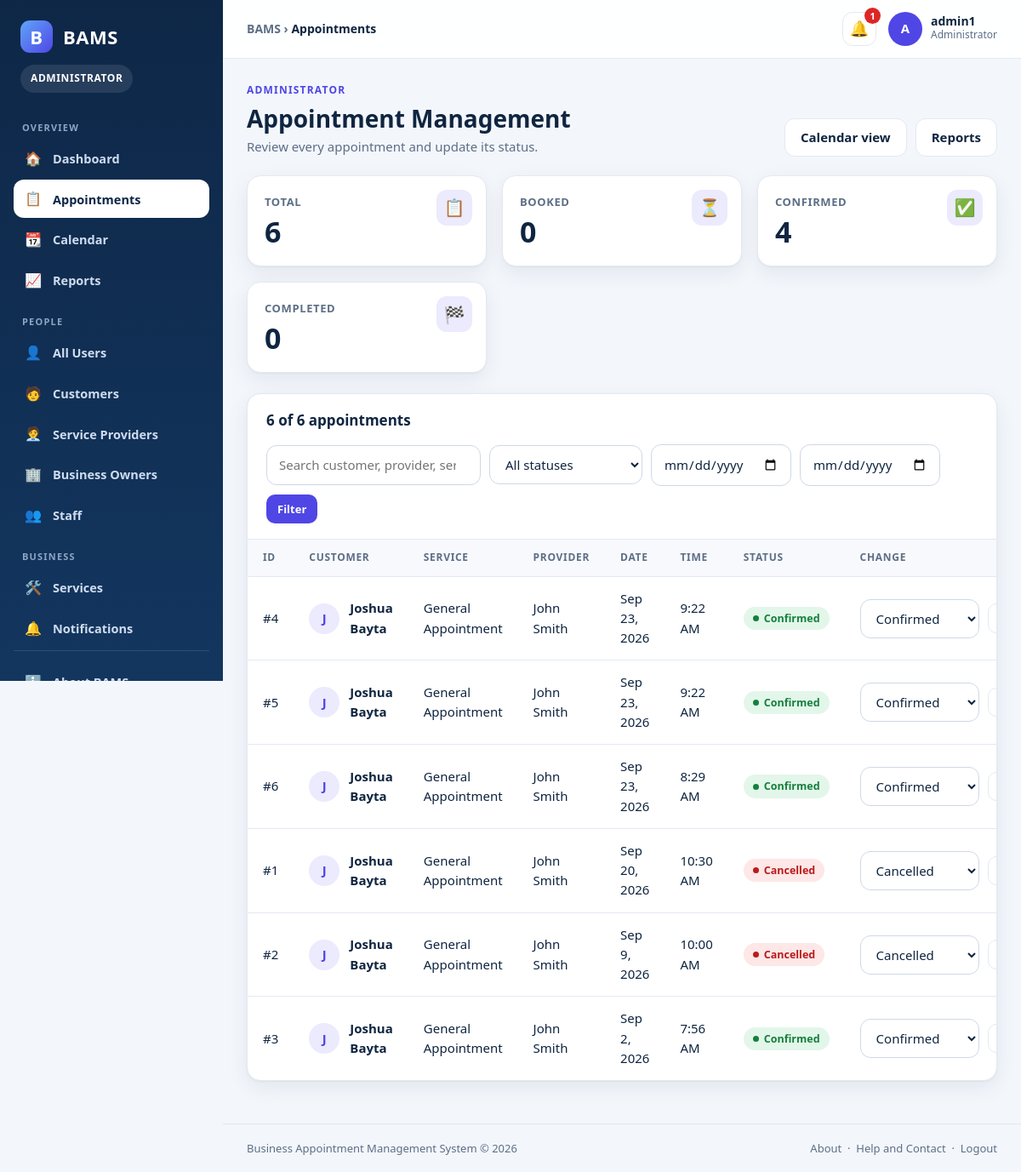
/owner_appointments.php (signed in), run on the app's committed database.
### tables this page shows
CREATE TABLE `appointments` (
  `appointment_id` int(11) NOT NULL,
  `customer_id` int(11) NOT NULL,
  `provider_id` int(11) NOT NULL,
  `service_id` int(11) NOT NULL,
  `appointment_date` date NOT NULL,
  `appointment_time` time NOT NULL,
  `status` varchar(30) DEFAULT 'Booked',
  `created_at` timestamp NOT NULL DEFAULT current_timestamp()
);

CREATE TABLE `services` (
  `service_id` int(11) NOT NULL,
  `service_name` varchar(100) NOT NULL,
  `description` text DEFAULT NULL,
  `duration` int(11) DEFAULT NULL,
  `status` varchar(20) DEFAULT 'Available',
  `created_at` timestamp NOT NULL DEFAULT current_timestamp()
);

### data.php (called while the page is built, shortened)
<?php
require_once __DIR__ . "/bootstrap.php";
function appointment_rows(mysqli $conn, string $where = "", string $order = "a.appointment_date DESC, a.appointment_time DESC", int $limit = 0): array
{
    $sql = "SELECT a.appointment_id, a.appointment_date, a.appointment_time, a.status, a.created_at,
                   a.customer_id, a.provider_id, a.service_id,
                   TRIM(CONCAT(IFNULL(c.first_name,''),' ',IFNULL(c.last_name,''))) AS customer_name,
                   cu.username AS customer_user,
                   TRIM(CONCAT(IFNULL(p.first_name,''),' ',IFNULL(p.last_name,''))) AS provider_name,
                   s.service_name, s.duration
            FROM appointments a
            LEFT JOIN customers c ON a.customer_id = c.customer_id
            LEFT JOIN users cu ON c.user_id = cu.user_id
            LEFT JOIN service_providers p ON a.provider_id = p.provider_id
            LEFT JOIN services s ON a.service_id = s.service_id
            " . ($where !== "" ? "WHERE $where" : "") . "
            ORDER BY $order" . ($limit > 0 ? " LIMIT $limit" : "");
    $rows = [];
    try {
        $r = $conn->query($sql);
        while ($r && $row = $r->fetch_assoc()) {
            $rows[] = $row;
        }
    } catch (Throwable $e) {
    }
    return $rows;
}
function fmt_date(?string $d): string
{
    return $d ? date("M j, Y", strtotime($d)) : "-";
}
function fmt_time(?string $t): string
{
    return $t ? date("g:i A", strtotime($t)) : "-";
}

### owner_appointments.php (the view, shortened to what this page needs)
<?php
require_once __DIR__ . "/includes/layout.php";
require_once __DIR__ . "/includes/data.php";
$statuses = ["Booked", "Confirmed", "In Progress", "Rescheduled", "Completed", "Cancelled"];
$q = trim($_GET["q"] ?? "");
$statusFilter = $_GET["status"] ?? "";
$from = $_GET["from"] ?? "";
$to = $_GET["to"] ?? "";
$all = appointment_rows($conn, "", "a.appointment_date DESC, a.appointment_time DESC");
$counts = [];
foreach ($all as $r) {
    $counts[$r["status"]] = ($counts[$r["status"]] ?? 0) + 1;
}
$shown = array_values(array_filter($all, function ($r) use ($q, $statusFilter, $from, $to) {
    if ($statusFilter !== "" && $r["status"] !== $statusFilter) return false;
    if ($from !== "" && $r["appointment_date"] < $from) return false;
    if ($to !== "" && $r["appointment_date"] > $to) return false;
    if ($q !== "") {
        $hay = strtolower($r["appointment_id"] . " " . $r["customer_name"] . " " . $r["provider_name"] . " " . $r["service_name"] . " " . $r["status"]);
        if (strpos($hay, strtolower($q)) === false) return false;
    }
    return true;
}));
?>
<div class="page-head">
    <div><div class="eyebrow"><?php echo e(current_role()); ?></div><h1>Appointment Management</h1><p>Review every appointment and update its status.</p></div>
    <div class="actions"><a class="btn btn-ghost" href="calendar.php">Calendar view</a><a class="btn btn-ghost" href="reports.php">Reports</a></div>
</div>
<div class="stats">
    <div class="stat"><div class="stat-ico">📋</div><div class="stat-label">Total</div><div class="stat-value"><?php echo count($all); ?></div></div>
    <div class="stat"><div class="stat-ico">⏳</div><div class="stat-label">Booked</div><div class="stat-value"><?php echo (int)($counts["Booked"] ?? 0); ?></div></div>
    <div class="stat"><div class="stat-ico">✅</div><div class="stat-label">Confirmed</div><div class="stat-value"><?php echo (int)($counts["Confirmed"] ?? 0); ?></div></div>
    <div class="stat"><div class="stat-ico">🏁</div><div class="stat-label">Completed</div><div class="stat-value"><?php echo (int)($counts["Completed"] ?? 0); ?></div></div>
</div>
<div class="card">
    <div class="card-head">
        <div class="card-title"><?php echo count($shown); ?> of <?php echo count($all); ?> appointments</div>
        <form class="search-bar" method="GET">
            <input name="q" type="search" placeholder="Search customer, provider, service, ID" value="<?php echo e($q); ?>">
            <select name="status"><option value="">All statuses</option><?php foreach ($statuses as $s): ?><option <?php echo $statusFilter === $s ? "selected" : ""; ?>><?php echo e($s); ?></option><?php endforeach; ?></select>
            <input type="date" name="from" value="<?php echo e($from); ?>" title="From date" style="min-width:150px">
            <input type="date" name="to" value="<?php echo e($to); ?>" title="To date" style="min-width:150px">
            <button class="btn btn-sm">Filter</button>
        </form>
    </div>
    <?php if (!$shown): ?>
        <div class="empty"><div class="big">📭</div><strong>No appointments match</strong></div>
    <?php else: ?>
    <div class="table-wrap"><table>
        <thead><tr><th>ID</th><th>Customer</th><th>Service</th><th>Provider</th><th>Date</th><th>Time</th><th>Status</th><th>Change</th></tr></thead>
        <tbody>
        <?php foreach ($shown as $r): ?>
            <tr>
                <td>#<?php echo (int)$r["appointment_id"]; ?></td>
                <td><div class="cell-user"><div class="mini-avatar"><?php echo e(initial($r["customer_name"])); ?></div><div class="cell-title"><?php echo e($r["customer_name"]); ?></div></div></td>
                <td><?php echo e($r["service_name"]); ?></td>
                <td><?php echo e($r["provider_name"]); ?></td>
                <td><?php echo e(fmt_date($r["appointment_date"])); ?></td>
                <td><?php echo e(fmt_time($r["appointment_time"])); ?></td>
                <td><?php echo status_badge((string)$r["status"]); ?></td>
                <td>
                    <form method="POST" class="search-bar" style="flex-wrap:nowrap">
                        <select name="status" style="min-width:128px"><?php foreach ($statuses as $s): ?><option <?php echo $r["status"] === $s ? "selected" : ""; ?>><?php echo e($s); ?></option><?php endforeach; ?></select>
                        <button class="btn btn-ghost btn-sm">Save</button>
                    </form>
                </td>
            </tr>
        <?php endforeach; ?>
        </tbody>
    </table></div>
    <?php endif; ?>
</div>

### bootstrap.php (shortened to what this page needs)
<?php
function e($value): string
{
    return htmlspecialchars((string)($value ?? ""), ENT_QUOTES, "UTF-8");
}
function current_role(): string
{
    return $_SESSION["role"] ?? "";
}
function status_badge(string $status): string
{
    $s = strtolower(trim($status));
    $cls = "b-info";
    if (in_array($s, ["confirmed", "completed", "available", "active"], true)) {
        $cls = "b-good";
    } elseif (in_array($s, ["booked", "rescheduled", "pending"], true)) {
        $cls = "b-wait";
    } elseif (in_array($s, ["cancelled", "canceled", "rejected", "unavailable", "inactive"], true)) {
        $cls = "b-bad";
    }
    return '<span class="badge ' . $cls . '">' . e($status === "" ? "Unknown" : $status) . "</span>";
}
function initial(string $name): string
{
    $name = trim($name);
    $first = function_exists("mb_substr") ? mb_substr($name, 0, 1) : substr($name, 0, 1);
    return strtoupper($first);
}

### bams.css (style rules this page uses)
:root { --bg:#f3f6fb; --surface:#ffffff; --ink:#0f2540; --muted:#5d6e86; --line:#e3e9f2; --primary:#2563eb; --primary-d:#1d4ed8; --primary-l:#e8effe; --navy:#0e2747; --navy-2:#13365f; --good:#15803d; --good-l:#e3f6ea; --wait:#b45309; --wait-l:#fdf1dc; --bad:#b91c1c; --bad-l:#fde7e7; --info:#0369a1; --info-l:#e0f2fb; --accent:#2563eb; --accent-l:#e8effe; --radius:16px; --shadow:0 1px 2px rgba(15,37,64,.05),0 8px 24px rgba(15,37,64,.07); --font:"Segoe UI",system-ui,-apple-system,"Helvetica Neue",Arial,sans-serif; }
body.role-admin { --accent:#4f46e5;--accent-l:#eceafd }
* { box-sizing:border-box }
html { scroll-behavior:smooth }
body { margin:0;font-family:var(--font);background:var(--bg);color:var(--ink);font-size:15px;line-height:1.55 }
a { color:var(--primary);text-decoration:none }
h1,h2,h3,h4 { margin:0 0 .4em;line-height:1.25 }
.page-head { display:flex;justify-content:space-between;align-items:flex-end;gap:16px;flex-wrap:wrap;margin-bottom:22px }
.page-head h1 { font-size:28px;margin:0 }
.page-head p { margin:4px 0 0;color:var(--muted) }
.eyebrow { font-size:12px;letter-spacing:1.2px;text-transform:uppercase;font-weight:800;color:var(--accent);margin-bottom:6px }
.actions { display:flex;gap:10px;flex-wrap:wrap }
.card { background:var(--surface);border:1px solid var(--line);border-radius:var(--radius);box-shadow:var(--shadow);margin-bottom:22px;overflow:hidden }
.card-head { display:flex;justify-content:space-between;align-items:center;gap:14px;flex-wrap:wrap;padding:18px 22px;border-bottom:1px solid var(--line) }
.card-title { font-size:17px;font-weight:800 }
.stats { display:grid;grid-template-columns:repeat(auto-fit,minmax(210px,1fr));gap:18px;margin-bottom:24px }
.stat { background:var(--surface);border:1px solid var(--line);border-radius:var(--radius);padding:20px;box-shadow:var(--shadow);position:relative }
.stat-label { color:var(--muted);font-size:13px;font-weight:700;text-transform:uppercase;letter-spacing:.6px }
.stat-value { font-size:34px;font-weight:800;line-height:1.15;margin-top:6px }
.stat-ico { position:absolute;right:16px;top:16px;width:42px;height:42px;border-radius:12px;background:var(--accent-l);display:grid;place-items:center;font-size:20px }
.table-wrap { overflow-x:auto }
table { width:100%;border-collapse:collapse }
th { background:#f7f9fd;color:var(--muted);text-align:left;font-size:12px;letter-spacing:.7px;text-transform:uppercase;padding:12px 18px;white-space:nowrap;border-bottom:1px solid var(--line) }
td { padding:14px 18px;border-bottom:1px solid var(--line);vertical-align:middle }
tr:last-child td { border-bottom:0 }
.cell-user { display:flex;align-items:center;gap:12px }
.mini-avatar { width:36px;height:36px;border-radius:50%;background:var(--accent-l);color:var(--accent);display:grid;place-items:center;font-weight:800;flex:0 0 36px }
.cell-title { font-weight:700 }
.badge { display:inline-flex;align-items:center;gap:6px;padding:4px 11px;border-radius:999px;font-size:12.5px;font-weight:700;white-space:nowrap }
.badge::before { content:"";width:7px;height:7px;border-radius:50%;background:currentColor }
.b-good { background:var(--good-l);color:var(--good) }
.b-bad { background:var(--bad-l);color:var(--bad) }
.btn { display:inline-flex;align-items:center;justify-content:center;gap:8px;padding:10px 18px;border-radius:12px;border:1px solid transparent;background:var(--accent);color:#fff;font:inherit;font-weight:700;cursor:pointer;text-decoration:none;transition:.15s }
.btn-ghost { background:#fff;color:var(--ink);border-color:var(--line) }
.btn-sm { padding:6px 12px;font-size:13px;border-radius:10px }
input,select,textarea { font:inherit;color:var(--ink);background:#fff;border:1px solid #cfd8e6;border-radius:12px;padding:11px 14px;width:100%;transition:.15s }
.search-bar { display:flex;gap:10px;flex-wrap:wrap;align-items:center }
.search-bar input,.search-bar select { width:auto;min-width:180px }

### data on the page
appointments: appointment_id "4", customer_name "J", customer_name "Joshua Bayta", service.service_name "General Appointment", provider_name "John Smith", appointment_date "Sep 23, 2026", appointment_time "9:22 AM", status "Confirmed"
appointments: appointment_id "5", customer_name "J", customer_name "Joshua Bayta", service.service_name "General Appointment", provider_name "John Smith", appointment_date "Sep 23, 2026", appointment_time "9:22 AM", status "Confirmed"
appointments: appointment_id "6", customer_name "J", customer_name "Joshua Bayta", service.service_name "General Appointment", provider_name "John Smith", appointment_date "Sep 23, 2026", appointment_time "8:29 AM", status "Confirmed"
appointments: appointment_id "1", customer_name "J", customer_name "Joshua Bayta", service.service_name "General Appointment", provider_name "John Smith", appointment_date "Sep 20, 2026", appointment_time "10:30 AM", status "Cancelled"
appointments: appointment_id "2", customer_name "J", customer_name "Joshua Bayta", service.service_name "General Appointment", provider_name "John Smith", appointment_date "Sep 9, 2026", appointment_time "10:00 AM", status "Cancelled"
appointments: appointment_id "3", customer_name "J", customer_name "Joshua Bayta", service.service_name "General Appointment", provider_name "John Smith", appointment_date "Sep 2, 2026", appointment_time "7:56 AM", status "Confirmed"

### other printed values
$role "ADMINISTRATOR"
$group[0] "OVERVIEW"
$item[2] "🏠"
$item[1] "Dashboard"
$item[2] "📋"
$item[1] "Appointments"
$item[2] "📆"
$item[1] "Calendar"
$item[2] "📈"
$item[1] "Reports"
$group[0] "PEOPLE"
$item[2] "👤"
$item[1] "All Users"
$item[2] "🧑"
$item[1] "Customers"
